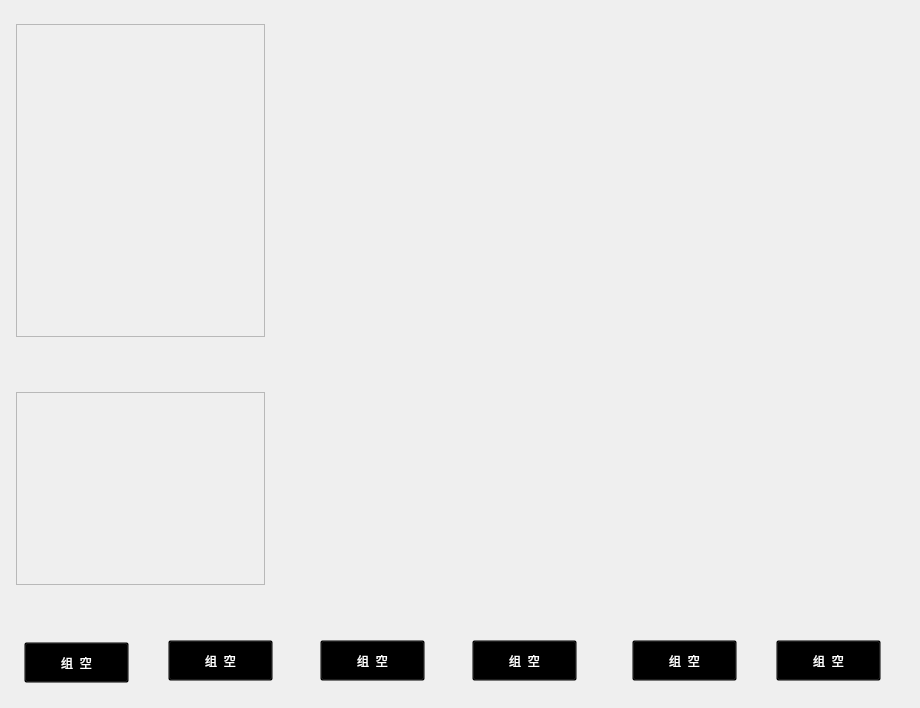
<?xml version="1.0" encoding="UTF-8"?>
<ui version="4.0">
 <class>SystemMonitor</class>
 <widget class="QWidget" name="SystemMonitor">
  <property name="geometry">
   <rect>
    <x>0</x>
    <y>0</y>
    <width>920</width>
    <height>708</height>
   </rect>
  </property>
  <property name="windowTitle">
   <string>Form</string>
  </property>
  <widget class="QPushButton" name="pushButton_2">
   <property name="geometry">
    <rect>
     <x>168</x>
     <y>640</y>
     <width>105</width>
     <height>41</height>
    </rect>
   </property>
   <property name="palette">
    <palette>
     <active>
      <colorrole role="Button">
       <brush brushstyle="SolidPattern">
        <color alpha="0">
         <red>0</red>
         <green>0</green>
         <blue>0</blue>
        </color>
       </brush>
      </colorrole>
      <colorrole role="ButtonText">
       <brush brushstyle="SolidPattern">
        <color alpha="255">
         <red>255</red>
         <green>255</green>
         <blue>255</blue>
        </color>
       </brush>
      </colorrole>
      <colorrole role="Base">
       <brush brushstyle="SolidPattern">
        <color alpha="0">
         <red>0</red>
         <green>0</green>
         <blue>0</blue>
        </color>
       </brush>
      </colorrole>
      <colorrole role="Window">
       <brush brushstyle="SolidPattern">
        <color alpha="0">
         <red>0</red>
         <green>0</green>
         <blue>0</blue>
        </color>
       </brush>
      </colorrole>
     </active>
     <inactive>
      <colorrole role="Button">
       <brush brushstyle="SolidPattern">
        <color alpha="0">
         <red>0</red>
         <green>0</green>
         <blue>0</blue>
        </color>
       </brush>
      </colorrole>
      <colorrole role="ButtonText">
       <brush brushstyle="SolidPattern">
        <color alpha="255">
         <red>255</red>
         <green>255</green>
         <blue>255</blue>
        </color>
       </brush>
      </colorrole>
      <colorrole role="Base">
       <brush brushstyle="SolidPattern">
        <color alpha="0">
         <red>0</red>
         <green>0</green>
         <blue>0</blue>
        </color>
       </brush>
      </colorrole>
      <colorrole role="Window">
       <brush brushstyle="SolidPattern">
        <color alpha="0">
         <red>0</red>
         <green>0</green>
         <blue>0</blue>
        </color>
       </brush>
      </colorrole>
     </inactive>
     <disabled>
      <colorrole role="Button">
       <brush brushstyle="SolidPattern">
        <color alpha="0">
         <red>0</red>
         <green>0</green>
         <blue>0</blue>
        </color>
       </brush>
      </colorrole>
      <colorrole role="ButtonText">
       <brush brushstyle="SolidPattern">
        <color alpha="255">
         <red>190</red>
         <green>190</green>
         <blue>190</blue>
        </color>
       </brush>
      </colorrole>
      <colorrole role="Base">
       <brush brushstyle="SolidPattern">
        <color alpha="0">
         <red>0</red>
         <green>0</green>
         <blue>0</blue>
        </color>
       </brush>
      </colorrole>
      <colorrole role="Window">
       <brush brushstyle="SolidPattern">
        <color alpha="0">
         <red>0</red>
         <green>0</green>
         <blue>0</blue>
        </color>
       </brush>
      </colorrole>
     </disabled>
    </palette>
   </property>
   <property name="styleSheet">
    <string notr="true">font: 16pt &quot;Ubuntu&quot;;
border-image: url(:/UI/Frame/按键.png);</string>
   </property>
   <property name="text">
    <string>组  空</string>
   </property>
  </widget>
  <widget class="QPushButton" name="pushButton_3">
   <property name="geometry">
    <rect>
     <x>320</x>
     <y>640</y>
     <width>105</width>
     <height>41</height>
    </rect>
   </property>
   <property name="palette">
    <palette>
     <active>
      <colorrole role="Button">
       <brush brushstyle="SolidPattern">
        <color alpha="0">
         <red>0</red>
         <green>0</green>
         <blue>0</blue>
        </color>
       </brush>
      </colorrole>
      <colorrole role="ButtonText">
       <brush brushstyle="SolidPattern">
        <color alpha="255">
         <red>255</red>
         <green>255</green>
         <blue>255</blue>
        </color>
       </brush>
      </colorrole>
      <colorrole role="Base">
       <brush brushstyle="SolidPattern">
        <color alpha="0">
         <red>0</red>
         <green>0</green>
         <blue>0</blue>
        </color>
       </brush>
      </colorrole>
      <colorrole role="Window">
       <brush brushstyle="SolidPattern">
        <color alpha="0">
         <red>0</red>
         <green>0</green>
         <blue>0</blue>
        </color>
       </brush>
      </colorrole>
     </active>
     <inactive>
      <colorrole role="Button">
       <brush brushstyle="SolidPattern">
        <color alpha="0">
         <red>0</red>
         <green>0</green>
         <blue>0</blue>
        </color>
       </brush>
      </colorrole>
      <colorrole role="ButtonText">
       <brush brushstyle="SolidPattern">
        <color alpha="255">
         <red>255</red>
         <green>255</green>
         <blue>255</blue>
        </color>
       </brush>
      </colorrole>
      <colorrole role="Base">
       <brush brushstyle="SolidPattern">
        <color alpha="0">
         <red>0</red>
         <green>0</green>
         <blue>0</blue>
        </color>
       </brush>
      </colorrole>
      <colorrole role="Window">
       <brush brushstyle="SolidPattern">
        <color alpha="0">
         <red>0</red>
         <green>0</green>
         <blue>0</blue>
        </color>
       </brush>
      </colorrole>
     </inactive>
     <disabled>
      <colorrole role="Button">
       <brush brushstyle="SolidPattern">
        <color alpha="0">
         <red>0</red>
         <green>0</green>
         <blue>0</blue>
        </color>
       </brush>
      </colorrole>
      <colorrole role="ButtonText">
       <brush brushstyle="SolidPattern">
        <color alpha="255">
         <red>190</red>
         <green>190</green>
         <blue>190</blue>
        </color>
       </brush>
      </colorrole>
      <colorrole role="Base">
       <brush brushstyle="SolidPattern">
        <color alpha="0">
         <red>0</red>
         <green>0</green>
         <blue>0</blue>
        </color>
       </brush>
      </colorrole>
      <colorrole role="Window">
       <brush brushstyle="SolidPattern">
        <color alpha="0">
         <red>0</red>
         <green>0</green>
         <blue>0</blue>
        </color>
       </brush>
      </colorrole>
     </disabled>
    </palette>
   </property>
   <property name="styleSheet">
    <string notr="true">font: 16pt &quot;Ubuntu&quot;;
border-image: url(:/UI/Frame/按键.png);</string>
   </property>
   <property name="text">
    <string>组  空</string>
   </property>
  </widget>
  <widget class="QPushButton" name="pushButton_6">
   <property name="geometry">
    <rect>
     <x>776</x>
     <y>640</y>
     <width>105</width>
     <height>41</height>
    </rect>
   </property>
   <property name="palette">
    <palette>
     <active>
      <colorrole role="Button">
       <brush brushstyle="SolidPattern">
        <color alpha="0">
         <red>0</red>
         <green>0</green>
         <blue>0</blue>
        </color>
       </brush>
      </colorrole>
      <colorrole role="ButtonText">
       <brush brushstyle="SolidPattern">
        <color alpha="255">
         <red>255</red>
         <green>255</green>
         <blue>255</blue>
        </color>
       </brush>
      </colorrole>
      <colorrole role="Base">
       <brush brushstyle="SolidPattern">
        <color alpha="0">
         <red>0</red>
         <green>0</green>
         <blue>0</blue>
        </color>
       </brush>
      </colorrole>
      <colorrole role="Window">
       <brush brushstyle="SolidPattern">
        <color alpha="0">
         <red>0</red>
         <green>0</green>
         <blue>0</blue>
        </color>
       </brush>
      </colorrole>
     </active>
     <inactive>
      <colorrole role="Button">
       <brush brushstyle="SolidPattern">
        <color alpha="0">
         <red>0</red>
         <green>0</green>
         <blue>0</blue>
        </color>
       </brush>
      </colorrole>
      <colorrole role="ButtonText">
       <brush brushstyle="SolidPattern">
        <color alpha="255">
         <red>255</red>
         <green>255</green>
         <blue>255</blue>
        </color>
       </brush>
      </colorrole>
      <colorrole role="Base">
       <brush brushstyle="SolidPattern">
        <color alpha="0">
         <red>0</red>
         <green>0</green>
         <blue>0</blue>
        </color>
       </brush>
      </colorrole>
      <colorrole role="Window">
       <brush brushstyle="SolidPattern">
        <color alpha="0">
         <red>0</red>
         <green>0</green>
         <blue>0</blue>
        </color>
       </brush>
      </colorrole>
     </inactive>
     <disabled>
      <colorrole role="Button">
       <brush brushstyle="SolidPattern">
        <color alpha="0">
         <red>0</red>
         <green>0</green>
         <blue>0</blue>
        </color>
       </brush>
      </colorrole>
      <colorrole role="ButtonText">
       <brush brushstyle="SolidPattern">
        <color alpha="255">
         <red>190</red>
         <green>190</green>
         <blue>190</blue>
        </color>
       </brush>
      </colorrole>
      <colorrole role="Base">
       <brush brushstyle="SolidPattern">
        <color alpha="0">
         <red>0</red>
         <green>0</green>
         <blue>0</blue>
        </color>
       </brush>
      </colorrole>
      <colorrole role="Window">
       <brush brushstyle="SolidPattern">
        <color alpha="0">
         <red>0</red>
         <green>0</green>
         <blue>0</blue>
        </color>
       </brush>
      </colorrole>
     </disabled>
    </palette>
   </property>
   <property name="styleSheet">
    <string notr="true">font: 16pt &quot;Ubuntu&quot;;
border-image: url(:/UI/Frame/按键.png);</string>
   </property>
   <property name="text">
    <string>组  空</string>
   </property>
  </widget>
  <widget class="QStackedWidget" name="systemStackedWidget">
   <property name="geometry">
    <rect>
     <x>0</x>
     <y>0</y>
     <width>920</width>
     <height>633</height>
    </rect>
   </property>
   <property name="currentIndex">
    <number>1</number>
   </property>
   <widget class="QWidget" name="modularAirPage">
    <widget class="QFrame" name="frame_3">
     <property name="geometry">
      <rect>
       <x>10</x>
       <y>60</y>
       <width>253</width>
       <height>283</height>
      </rect>
     </property>
     <property name="styleSheet">
      <string notr="true">#frame_3{
border-image: url(:/UI/Widget/System_Air_2.png);}</string>
     </property>
     <property name="frameShape">
      <enum>QFrame::StyledPanel</enum>
     </property>
     <property name="frameShadow">
      <enum>QFrame::Raised</enum>
     </property>
    </widget>
    <widget class="QFrame" name="frame_4">
     <property name="geometry">
      <rect>
       <x>10</x>
       <y>430</y>
       <width>241</width>
       <height>171</height>
      </rect>
     </property>
     <property name="styleSheet">
      <string notr="true">#frame_4{
border-image: url(:/UI/Widget/System_Air_3.png);}</string>
     </property>
     <property name="frameShape">
      <enum>QFrame::StyledPanel</enum>
     </property>
     <property name="frameShadow">
      <enum>QFrame::Raised</enum>
     </property>
    </widget>
    <widget class="QStackedWidget" name="modularAirStackedWidget">
     <property name="geometry">
      <rect>
       <x>270</x>
       <y>20</y>
       <width>641</width>
       <height>581</height>
      </rect>
     </property>
     <widget class="QWidget" name="page"/>
    </widget>
   </widget>
   <widget class="QWidget" name="modularChillerPage">
    <widget class="QFrame" name="frame_5">
     <property name="geometry">
      <rect>
       <x>16</x>
       <y>24</y>
       <width>249</width>
       <height>313</height>
      </rect>
     </property>
     <property name="styleSheet">
      <string notr="true">#frame_5{
border-image: url(:/UI/Widget/System_Chiller_1.png);}</string>
     </property>
     <property name="frameShape">
      <enum>QFrame::StyledPanel</enum>
     </property>
     <property name="frameShadow">
      <enum>QFrame::Raised</enum>
     </property>
    </widget>
    <widget class="QFrame" name="frame_6">
     <property name="geometry">
      <rect>
       <x>16</x>
       <y>392</y>
       <width>249</width>
       <height>193</height>
      </rect>
     </property>
     <property name="styleSheet">
      <string notr="true">#frame_6{
border-image: url(:/UI/Widget/System_Chiller_5.png);}</string>
     </property>
     <property name="frameShape">
      <enum>QFrame::StyledPanel</enum>
     </property>
     <property name="frameShadow">
      <enum>QFrame::Raised</enum>
     </property>
    </widget>
    <widget class="QStackedWidget" name="modularChillerStackedWidget">
     <property name="geometry">
      <rect>
       <x>264</x>
       <y>16</y>
       <width>641</width>
       <height>581</height>
      </rect>
     </property>
     <widget class="QWidget" name="page_2"/>
    </widget>
   </widget>
   <widget class="QWidget" name="bumpPage">
    <widget class="QWidget" name="gridLayoutWidget">
     <property name="geometry">
      <rect>
       <x>288</x>
       <y>16</y>
       <width>609</width>
       <height>593</height>
      </rect>
     </property>
     <layout class="QGridLayout" name="gridLayout"/>
    </widget>
    <widget class="QFrame" name="frame_7">
     <property name="geometry">
      <rect>
       <x>8</x>
       <y>56</y>
       <width>265</width>
       <height>305</height>
      </rect>
     </property>
     <property name="styleSheet">
      <string notr="true">#frame_7
{border-image: url(:/UI/Widget/System_Bump_1.png);}
</string>
     </property>
     <property name="frameShape">
      <enum>QFrame::StyledPanel</enum>
     </property>
     <property name="frameShadow">
      <enum>QFrame::Raised</enum>
     </property>
    </widget>
    <widget class="QFrame" name="frame_8">
     <property name="geometry">
      <rect>
       <x>8</x>
       <y>416</y>
       <width>273</width>
       <height>177</height>
      </rect>
     </property>
     <property name="styleSheet">
      <string notr="true">#frame_8
{border-image: url(:/UI/Widget/System_Bump_2.png);}</string>
     </property>
     <property name="frameShape">
      <enum>QFrame::StyledPanel</enum>
     </property>
     <property name="frameShadow">
      <enum>QFrame::Raised</enum>
     </property>
    </widget>
   </widget>
   <widget class="QWidget" name="axialFanPage">
    <widget class="QWidget" name="gridLayoutWidget_2">
     <property name="geometry">
      <rect>
       <x>288</x>
       <y>8</y>
       <width>609</width>
       <height>593</height>
      </rect>
     </property>
     <layout class="QGridLayout" name="gridLayout_2"/>
    </widget>
    <widget class="QFrame" name="frame_10">
     <property name="geometry">
      <rect>
       <x>8</x>
       <y>48</y>
       <width>265</width>
       <height>377</height>
      </rect>
     </property>
     <property name="styleSheet">
      <string notr="true">#frame_10
{border-image: url(:/UI/Widget/System_Bump_1.png);}</string>
     </property>
     <property name="frameShape">
      <enum>QFrame::StyledPanel</enum>
     </property>
     <property name="frameShadow">
      <enum>QFrame::Raised</enum>
     </property>
    </widget>
   </widget>
   <widget class="QWidget" name="valvePage">
    <widget class="QFrame" name="frame_11">
     <property name="geometry">
      <rect>
       <x>16</x>
       <y>48</y>
       <width>265</width>
       <height>377</height>
      </rect>
     </property>
     <property name="styleSheet">
      <string notr="true">#frame_11
{border-image: url(:/UI/Widget/System_Bump_1.png);}</string>
     </property>
     <property name="frameShape">
      <enum>QFrame::StyledPanel</enum>
     </property>
     <property name="frameShadow">
      <enum>QFrame::Raised</enum>
     </property>
    </widget>
    <widget class="QWidget" name="gridLayoutWidget_3">
     <property name="geometry">
      <rect>
       <x>296</x>
       <y>8</y>
       <width>609</width>
       <height>593</height>
      </rect>
     </property>
     <layout class="QGridLayout" name="gridLayout_3"/>
    </widget>
   </widget>
   <widget class="QWidget" name="sensorPage">
    <widget class="QFrame" name="frame_9">
     <property name="geometry">
      <rect>
       <x>16</x>
       <y>48</y>
       <width>417</width>
       <height>385</height>
      </rect>
     </property>
     <property name="styleSheet">
      <string notr="true">#frame_9{
border-image: url(:/UI/Widget/System_Sensor_1.png);}
</string>
     </property>
     <property name="frameShape">
      <enum>QFrame::StyledPanel</enum>
     </property>
     <property name="frameShadow">
      <enum>QFrame::Raised</enum>
     </property>
     <widget class="QWidget" name="gridLayoutWidget_4">
      <property name="geometry">
       <rect>
        <x>16</x>
        <y>16</y>
        <width>385</width>
        <height>353</height>
       </rect>
      </property>
      <layout class="QGridLayout" name="gridLayout_4"/>
     </widget>
    </widget>
    <widget class="QFrame" name="frame_12">
     <property name="geometry">
      <rect>
       <x>15</x>
       <y>464</y>
       <width>417</width>
       <height>137</height>
      </rect>
     </property>
     <property name="styleSheet">
      <string notr="true">#frame_12{
border-image: url(:/UI/Widget/System_Sensor_4.png);}</string>
     </property>
     <property name="frameShape">
      <enum>QFrame::StyledPanel</enum>
     </property>
     <property name="frameShadow">
      <enum>QFrame::Raised</enum>
     </property>
     <widget class="QWidget" name="gridLayoutWidget_5">
      <property name="geometry">
       <rect>
        <x>8</x>
        <y>8</y>
        <width>401</width>
        <height>121</height>
       </rect>
      </property>
      <layout class="QGridLayout" name="gridLayout_5"/>
     </widget>
    </widget>
    <widget class="QFrame" name="frame_13">
     <property name="geometry">
      <rect>
       <x>448</x>
       <y>48</y>
       <width>441</width>
       <height>161</height>
      </rect>
     </property>
     <property name="styleSheet">
      <string notr="true">#frame_13{
border-image: url(:/UI/Widget/System_Sensor_4.png);}</string>
     </property>
     <property name="frameShape">
      <enum>QFrame::StyledPanel</enum>
     </property>
     <property name="frameShadow">
      <enum>QFrame::Raised</enum>
     </property>
     <widget class="QWidget" name="gridLayoutWidget_6">
      <property name="geometry">
       <rect>
        <x>8</x>
        <y>8</y>
        <width>425</width>
        <height>153</height>
       </rect>
      </property>
      <layout class="QGridLayout" name="gridLayout_6"/>
     </widget>
    </widget>
    <widget class="QFrame" name="frame_14">
     <property name="geometry">
      <rect>
       <x>456</x>
       <y>272</y>
       <width>417</width>
       <height>137</height>
      </rect>
     </property>
     <property name="styleSheet">
      <string notr="true">#frame_14{
border-image: url(:/UI/Widget/System_Sensor_4.png);}</string>
     </property>
     <property name="frameShape">
      <enum>QFrame::StyledPanel</enum>
     </property>
     <property name="frameShadow">
      <enum>QFrame::Raised</enum>
     </property>
     <widget class="QWidget" name="gridLayoutWidget_7">
      <property name="geometry">
       <rect>
        <x>8</x>
        <y>8</y>
        <width>401</width>
        <height>121</height>
       </rect>
      </property>
      <layout class="QGridLayout" name="gridLayout_7"/>
     </widget>
    </widget>
    <widget class="QFrame" name="frame_15">
     <property name="geometry">
      <rect>
       <x>456</x>
       <y>456</y>
       <width>417</width>
       <height>137</height>
      </rect>
     </property>
     <property name="styleSheet">
      <string notr="true">#frame_15{
border-image: url(:/UI/Widget/System_Sensor_4.png);}</string>
     </property>
     <property name="frameShape">
      <enum>QFrame::StyledPanel</enum>
     </property>
     <property name="frameShadow">
      <enum>QFrame::Raised</enum>
     </property>
     <widget class="QWidget" name="gridLayoutWidget_8">
      <property name="geometry">
       <rect>
        <x>8</x>
        <y>8</y>
        <width>401</width>
        <height>121</height>
       </rect>
      </property>
      <layout class="QGridLayout" name="gridLayout_8"/>
     </widget>
    </widget>
   </widget>
  </widget>
  <widget class="QPushButton" name="pushButton_5">
   <property name="geometry">
    <rect>
     <x>632</x>
     <y>640</y>
     <width>105</width>
     <height>41</height>
    </rect>
   </property>
   <property name="palette">
    <palette>
     <active>
      <colorrole role="Button">
       <brush brushstyle="SolidPattern">
        <color alpha="0">
         <red>0</red>
         <green>0</green>
         <blue>0</blue>
        </color>
       </brush>
      </colorrole>
      <colorrole role="ButtonText">
       <brush brushstyle="SolidPattern">
        <color alpha="255">
         <red>255</red>
         <green>255</green>
         <blue>255</blue>
        </color>
       </brush>
      </colorrole>
      <colorrole role="Base">
       <brush brushstyle="SolidPattern">
        <color alpha="0">
         <red>0</red>
         <green>0</green>
         <blue>0</blue>
        </color>
       </brush>
      </colorrole>
      <colorrole role="Window">
       <brush brushstyle="SolidPattern">
        <color alpha="0">
         <red>0</red>
         <green>0</green>
         <blue>0</blue>
        </color>
       </brush>
      </colorrole>
     </active>
     <inactive>
      <colorrole role="Button">
       <brush brushstyle="SolidPattern">
        <color alpha="0">
         <red>0</red>
         <green>0</green>
         <blue>0</blue>
        </color>
       </brush>
      </colorrole>
      <colorrole role="ButtonText">
       <brush brushstyle="SolidPattern">
        <color alpha="255">
         <red>255</red>
         <green>255</green>
         <blue>255</blue>
        </color>
       </brush>
      </colorrole>
      <colorrole role="Base">
       <brush brushstyle="SolidPattern">
        <color alpha="0">
         <red>0</red>
         <green>0</green>
         <blue>0</blue>
        </color>
       </brush>
      </colorrole>
      <colorrole role="Window">
       <brush brushstyle="SolidPattern">
        <color alpha="0">
         <red>0</red>
         <green>0</green>
         <blue>0</blue>
        </color>
       </brush>
      </colorrole>
     </inactive>
     <disabled>
      <colorrole role="Button">
       <brush brushstyle="SolidPattern">
        <color alpha="0">
         <red>0</red>
         <green>0</green>
         <blue>0</blue>
        </color>
       </brush>
      </colorrole>
      <colorrole role="ButtonText">
       <brush brushstyle="SolidPattern">
        <color alpha="255">
         <red>190</red>
         <green>190</green>
         <blue>190</blue>
        </color>
       </brush>
      </colorrole>
      <colorrole role="Base">
       <brush brushstyle="SolidPattern">
        <color alpha="0">
         <red>0</red>
         <green>0</green>
         <blue>0</blue>
        </color>
       </brush>
      </colorrole>
      <colorrole role="Window">
       <brush brushstyle="SolidPattern">
        <color alpha="0">
         <red>0</red>
         <green>0</green>
         <blue>0</blue>
        </color>
       </brush>
      </colorrole>
     </disabled>
    </palette>
   </property>
   <property name="styleSheet">
    <string notr="true">font: 16pt &quot;Ubuntu&quot;;
border-image: url(:/UI/Frame/按键.png);</string>
   </property>
   <property name="text">
    <string>组  空</string>
   </property>
  </widget>
  <widget class="QPushButton" name="pushButton">
   <property name="geometry">
    <rect>
     <x>24</x>
     <y>642</y>
     <width>105</width>
     <height>41</height>
    </rect>
   </property>
   <property name="palette">
    <palette>
     <active>
      <colorrole role="Button">
       <brush brushstyle="SolidPattern">
        <color alpha="0">
         <red>0</red>
         <green>0</green>
         <blue>0</blue>
        </color>
       </brush>
      </colorrole>
      <colorrole role="ButtonText">
       <brush brushstyle="SolidPattern">
        <color alpha="255">
         <red>255</red>
         <green>255</green>
         <blue>255</blue>
        </color>
       </brush>
      </colorrole>
      <colorrole role="Base">
       <brush brushstyle="SolidPattern">
        <color alpha="0">
         <red>0</red>
         <green>0</green>
         <blue>0</blue>
        </color>
       </brush>
      </colorrole>
      <colorrole role="Window">
       <brush brushstyle="SolidPattern">
        <color alpha="0">
         <red>0</red>
         <green>0</green>
         <blue>0</blue>
        </color>
       </brush>
      </colorrole>
     </active>
     <inactive>
      <colorrole role="Button">
       <brush brushstyle="SolidPattern">
        <color alpha="0">
         <red>0</red>
         <green>0</green>
         <blue>0</blue>
        </color>
       </brush>
      </colorrole>
      <colorrole role="ButtonText">
       <brush brushstyle="SolidPattern">
        <color alpha="255">
         <red>255</red>
         <green>255</green>
         <blue>255</blue>
        </color>
       </brush>
      </colorrole>
      <colorrole role="Base">
       <brush brushstyle="SolidPattern">
        <color alpha="0">
         <red>0</red>
         <green>0</green>
         <blue>0</blue>
        </color>
       </brush>
      </colorrole>
      <colorrole role="Window">
       <brush brushstyle="SolidPattern">
        <color alpha="0">
         <red>0</red>
         <green>0</green>
         <blue>0</blue>
        </color>
       </brush>
      </colorrole>
     </inactive>
     <disabled>
      <colorrole role="Button">
       <brush brushstyle="SolidPattern">
        <color alpha="0">
         <red>0</red>
         <green>0</green>
         <blue>0</blue>
        </color>
       </brush>
      </colorrole>
      <colorrole role="ButtonText">
       <brush brushstyle="SolidPattern">
        <color alpha="255">
         <red>190</red>
         <green>190</green>
         <blue>190</blue>
        </color>
       </brush>
      </colorrole>
      <colorrole role="Base">
       <brush brushstyle="SolidPattern">
        <color alpha="0">
         <red>0</red>
         <green>0</green>
         <blue>0</blue>
        </color>
       </brush>
      </colorrole>
      <colorrole role="Window">
       <brush brushstyle="SolidPattern">
        <color alpha="0">
         <red>0</red>
         <green>0</green>
         <blue>0</blue>
        </color>
       </brush>
      </colorrole>
     </disabled>
    </palette>
   </property>
   <property name="styleSheet">
    <string notr="true">font: 16pt &quot;Ubuntu&quot;;
border-image: url(:/UI/Frame/按键.png);</string>
   </property>
   <property name="text">
    <string>组  空</string>
   </property>
  </widget>
  <widget class="QPushButton" name="pushButton_4">
   <property name="geometry">
    <rect>
     <x>472</x>
     <y>640</y>
     <width>105</width>
     <height>41</height>
    </rect>
   </property>
   <property name="palette">
    <palette>
     <active>
      <colorrole role="Button">
       <brush brushstyle="SolidPattern">
        <color alpha="0">
         <red>0</red>
         <green>0</green>
         <blue>0</blue>
        </color>
       </brush>
      </colorrole>
      <colorrole role="ButtonText">
       <brush brushstyle="SolidPattern">
        <color alpha="255">
         <red>255</red>
         <green>255</green>
         <blue>255</blue>
        </color>
       </brush>
      </colorrole>
      <colorrole role="Base">
       <brush brushstyle="SolidPattern">
        <color alpha="0">
         <red>0</red>
         <green>0</green>
         <blue>0</blue>
        </color>
       </brush>
      </colorrole>
      <colorrole role="Window">
       <brush brushstyle="SolidPattern">
        <color alpha="0">
         <red>0</red>
         <green>0</green>
         <blue>0</blue>
        </color>
       </brush>
      </colorrole>
     </active>
     <inactive>
      <colorrole role="Button">
       <brush brushstyle="SolidPattern">
        <color alpha="0">
         <red>0</red>
         <green>0</green>
         <blue>0</blue>
        </color>
       </brush>
      </colorrole>
      <colorrole role="ButtonText">
       <brush brushstyle="SolidPattern">
        <color alpha="255">
         <red>255</red>
         <green>255</green>
         <blue>255</blue>
        </color>
       </brush>
      </colorrole>
      <colorrole role="Base">
       <brush brushstyle="SolidPattern">
        <color alpha="0">
         <red>0</red>
         <green>0</green>
         <blue>0</blue>
        </color>
       </brush>
      </colorrole>
      <colorrole role="Window">
       <brush brushstyle="SolidPattern">
        <color alpha="0">
         <red>0</red>
         <green>0</green>
         <blue>0</blue>
        </color>
       </brush>
      </colorrole>
     </inactive>
     <disabled>
      <colorrole role="Button">
       <brush brushstyle="SolidPattern">
        <color alpha="0">
         <red>0</red>
         <green>0</green>
         <blue>0</blue>
        </color>
       </brush>
      </colorrole>
      <colorrole role="ButtonText">
       <brush brushstyle="SolidPattern">
        <color alpha="255">
         <red>190</red>
         <green>190</green>
         <blue>190</blue>
        </color>
       </brush>
      </colorrole>
      <colorrole role="Base">
       <brush brushstyle="SolidPattern">
        <color alpha="0">
         <red>0</red>
         <green>0</green>
         <blue>0</blue>
        </color>
       </brush>
      </colorrole>
      <colorrole role="Window">
       <brush brushstyle="SolidPattern">
        <color alpha="0">
         <red>0</red>
         <green>0</green>
         <blue>0</blue>
        </color>
       </brush>
      </colorrole>
     </disabled>
    </palette>
   </property>
   <property name="styleSheet">
    <string notr="true">font: 16pt &quot;Ubuntu&quot;;
border-image: url(:/UI/Frame/按键.png);</string>
   </property>
   <property name="text">
    <string>组  空</string>
   </property>
  </widget>
 </widget>
 <resources/>
 <connections/>
</ui>
